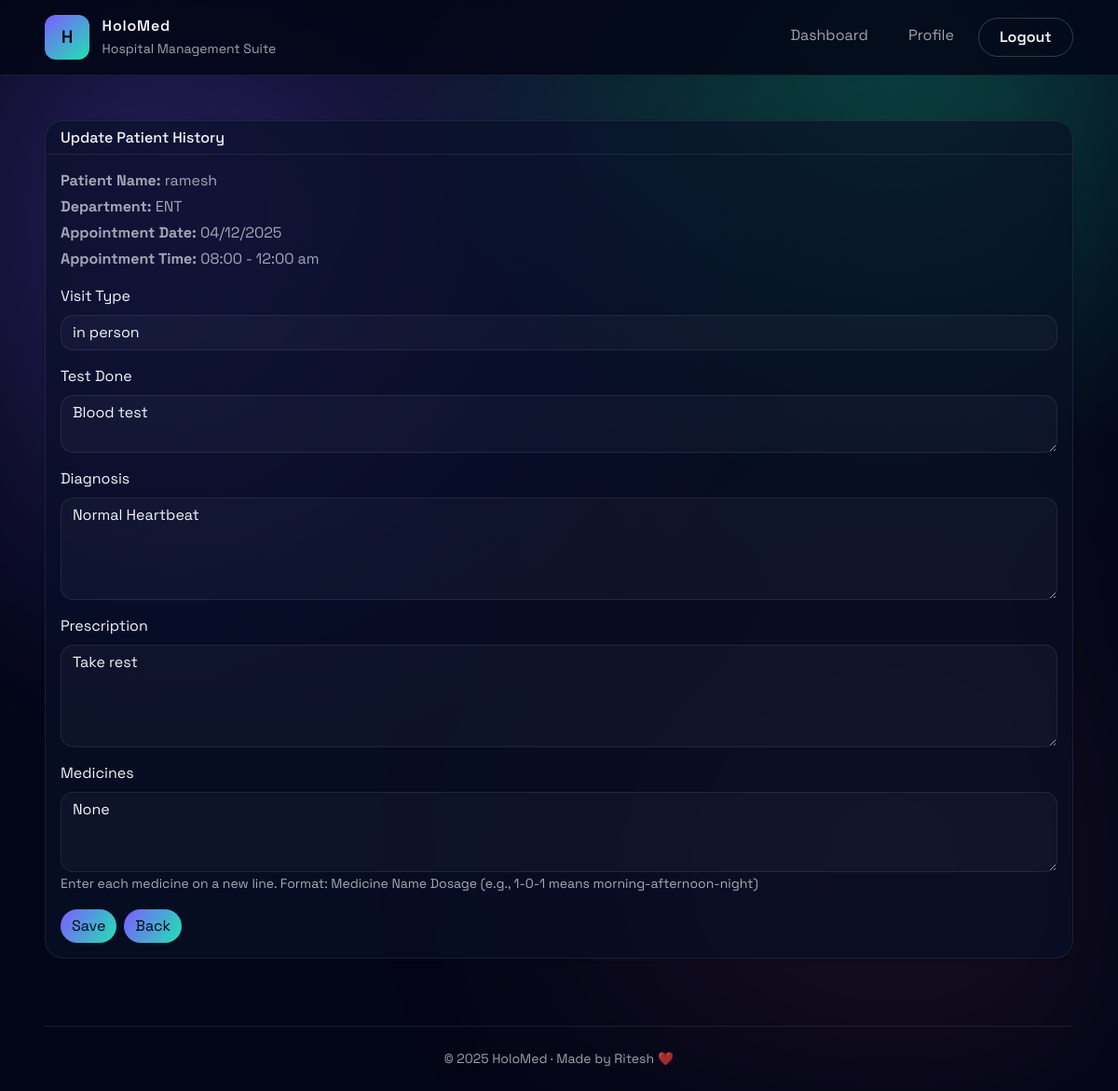
The app's page /doctor/patients/7 (signed in) with its own data.
### app.py (models this page shows, shortened)
class User(db.Model):
    id = db.Column(db.Integer, primary_key=True)
    role = db.Column(db.String(20), nullable=False)
    full_name = db.Column(db.String(120), nullable=False)
    email = db.Column(db.String(120), unique=True, nullable=False)
    phone = db.Column(db.String(50))
    password_hash = db.Column(db.String(255), nullable=False)
    specialization = db.Column(db.String(120))
    experience_years = db.Column(db.Integer)
    bio = db.Column(db.Text)
    department_id = db.Column(db.Integer, db.ForeignKey("department.id"))
    is_active = db.Column(db.Boolean, default=True)
    is_blacklisted = db.Column(db.Boolean, default=False)
    created_at = db.Column(db.DateTime, default=datetime.utcnow)
    appointments_as_patient = db.relationship(
        "Appointment", foreign_keys="Appointment.patient_id", backref="patient", lazy=True
    )
    appointments_as_doctor = db.relationship(
        "Appointment", foreign_keys="Appointment.doctor_id", backref="doctor", lazy=True
    )

class Department(db.Model):
    id = db.Column(db.Integer, primary_key=True)
    name = db.Column(db.String(100), unique=True, nullable=False)
    description = db.Column(db.Text, nullable=True)
    doctors = db.relationship("User", backref="department", lazy=True)

class Appointment(db.Model):
    id = db.Column(db.Integer, primary_key=True)
    patient_id = db.Column(db.Integer, db.ForeignKey("user.id"), nullable=False)
    doctor_id = db.Column(db.Integer, db.ForeignKey("user.id"), nullable=False)
    appointment_date = db.Column(db.Date, nullable=False)
    slot_label = db.Column(db.String(50), nullable=False)
    status = db.Column(db.String(20), default="Booked")
    reason = db.Column(db.Text)
    created_at = db.Column(db.DateTime, default=datetime.utcnow)
    updated_at = db.Column(db.DateTime, default=datetime.utcnow, onupdate=datetime.utcnow)
    cancelled_by = db.Column(db.String(20))

class TreatmentRecord(db.Model):
    id = db.Column(db.Integer, primary_key=True)
    appointment_id = db.Column(db.Integer, db.ForeignKey("appointment.id"), unique=True, nullable=False)
    visit_type = db.Column(db.String(50))
    test_done = db.Column(db.Text)
    diagnosis = db.Column(db.Text)
    prescription = db.Column(db.Text)
    medicines = db.Column(db.Text)
    notes = db.Column(db.Text)
    updated_at = db.Column(db.DateTime, default=datetime.utcnow, onupdate=datetime.utcnow)
    appointment = db.relationship(
        "Appointment",
        backref=db.backref("treatment_record", uselist=False, lazy=True),
        lazy=True,
    )

### app.py (the view, shortened to what this page needs)
@app.route("/doctor/patients/<int:appointment_id>", methods=["GET", "POST"])
@login_required(role="doctor")
def doctor_patient_history(appointment_id):
    appointment = Appointment.query.filter_by(id=appointment_id, doctor_id=g.user.id).first_or_404()
    from sqlalchemy.orm import joinedload
    history = (
        Appointment.query.filter_by(patient_id=appointment.patient_id, doctor_id=g.user.id)
        .join(TreatmentRecord, Appointment.id == TreatmentRecord.appointment_id)
        .options(joinedload(Appointment.treatment_record))
        .order_by(Appointment.appointment_date.desc())
        .all()
    )
    return render_template("doctor/patient_history.html", appointment=appointment, history=history)

### app.py (called while the page is built)
def get_current_user():
    user_id = session.get("user_id")
    if user_id:
        return User.query.get(user_id)
    return None

def login_required(role=None):
    def decorator(fn):
        @wraps(fn)
        def wrapper(*args, **kwargs):
            if not g.user:
                flash("Please log in to continue.", "warning")
                return redirect(url_for("login"))
            if role and g.user.role != role:
                flash("You are not authorized to view this page.", "danger")
                return redirect(url_for("dashboard"))
            return fn(*args, **kwargs)
        return wrapper
    return decorator

@app.before_request
def load_user():
    g.user = get_current_user()

@app.context_processor
def inject_helpers():
    def format_date(value):
        return value.strftime("%d %b %Y")
    return {
        "format_date": format_date,
        "today": date.today,
        "datetime": datetime,
        "timedelta": timedelta,
    }

### templates/doctor/patient_history.html (shortened to what this page needs)
{% extends "base.html" %}
{% block content %}
  <div class="card shadow-sm mb-4">
    <div class="card-header">
      <h2 class="h6 mb-0">Update Patient History</h2>
    </div>
    <div class="card-body">
      <div class="mb-3">
        <p class="mb-1"><strong>Patient Name:</strong> {{ appointment.patient.full_name }}</p>
        <p class="mb-1"><strong>Department:</strong> {{ appointment.doctor.department.name if appointment.doctor.department else 'General' }}</p>
        <p class="mb-1"><strong>Appointment Date:</strong> {{ appointment.appointment_date.strftime('%d/%m/%Y') }}</p>
        <p class="mb-3"><strong>Appointment Time:</strong> {{ appointment.slot_label }}</p>
      </div>
      <form method="post">
        <div class="mb-3">
          <label class="form-label">Visit Type</label>
          <input type="text" name="visit_type" class="form-control" value="{{ appointment.treatment_record.visit_type if appointment.treatment_record else '' }}" placeholder="e.g., In-person, Follow-up">
        </div>
        <div class="mb-3">
          <label class="form-label">Test Done</label>
          <textarea name="test_done" class="form-control" rows="2" placeholder="List tests performed">{{ appointment.treatment_record.test_done if appointment.treatment_record else '' }}</textarea>
        </div>
        <div class="mb-3">
          <label class="form-label">Diagnosis</label>
          <textarea name="diagnosis" class="form-control" rows="4" placeholder="Enter diagnosis...">{{ appointment.treatment_record.diagnosis if appointment.treatment_record else '' }}</textarea>
        </div>
        <div class="mb-3">
          <label class="form-label">Prescription</label>
          <textarea name="prescription" class="form-control" rows="4" placeholder="Enter prescription details...">{{ appointment.treatment_record.prescription if appointment.treatment_record else '' }}</textarea>
        </div>
        <div class="mb-3">
          <label class="form-label">Medicines</label>
          <textarea name="medicines" class="form-control" rows="3" placeholder="Medicine 1 1-0-1&#10;Medicine 2 0-1-1&#10;Medicine 3 1-0-0">{{ appointment.treatment_record.medicines if appointment.treatment_record else '' }}</textarea>
          <small class="text-muted">Enter each medicine on a new line. Format: Medicine Name Dosage (e.g., 1-0-1 means morning-afternoon-night)</small>
        </div>
        <div class="d-flex gap-2">
          <button type="submit" class="btn btn-primary">Save</button>
          <a href="{{ url_for('dashboard') }}" class="btn btn-secondary">Back</a>
        </div>
      </form>
    </div>
  </div>
{% endblock %}

### static/css/styles.css (style rules this page uses)
:root { --hms-bg: #030617; --hms-panel: rgba(9, 16, 40, 0.65); --hms-outline: rgba(255, 255, 255, 0.08); --hms-primary: #7c5dff; --hms-secondary: #20e3b2; --hms-text: #f4f6fb; --hms-muted: rgba(244, 246, 251, 0.65); }
body { font-family: "Space Grotesk", system-ui, -apple-system, BlinkMacSystemFont, "Segoe UI", sans-serif; color: var(--hms-text); background: radial-gradient(circle at 20% 20%, rgba(124, 93, 255, 0.15), transparent 45%), radial-gradient(circle at 80% 0%, rgba(32, 227, 178, 0.18), transparent 35%), var(--hms-bg); min-height: 100vh; margin: 0; }
* { font-family: inherit; }
h1, h2, h3, h4, h5, h6, p, span, div, a, button, label, input, select, textarea { font-family: "Space Grotesk", system-ui, -apple-system, BlinkMacSystemFont, "Segoe UI", sans-serif; }
.app-body { position: relative; overflow-x: hidden; }
.card, .stat-card, .department-tile { background: var(--hms-panel); border: 1px solid var(--hms-outline); border-radius: 1.25rem; box-shadow: 0 20px 60px rgba(0, 0, 0, 0.35); color: var(--hms-text); font-family: "Space Grotesk", system-ui, -apple-system, BlinkMacSystemFont, "Segoe UI", sans-serif; }
.card-body { color: var(--hms-text); font-family: "Space Grotesk", system-ui, -apple-system, BlinkMacSystemFont, "Segoe UI", sans-serif; }
.card-body p, .card-body .text-muted, .card-body .text-muted-50 { color: var(--hms-muted); font-family: "Space Grotesk", system-ui, -apple-system, BlinkMacSystemFont, "Segoe UI", sans-serif; }
.card-header { border-bottom: 1px solid var(--hms-outline); background: transparent; color: var(--hms-text); }
.card-header h2, .card-header h6, .card-header .h6 { color: var(--hms-text); font-family: "Space Grotesk", system-ui, -apple-system, BlinkMacSystemFont, "Segoe UI", sans-serif; }
.btn, .btn-primary { border-radius: 999px; border: none; background: linear-gradient(120deg, var(--hms-primary), var(--hms-secondary)); color: #050915; }
.form-control, .form-select, select, textarea { background: rgba(255, 255, 255, 0.03); border: 1px solid var(--hms-outline); color: var(--hms-text); border-radius: 0.85rem; }

### records on screen
User: patient.full_name "ramesh"
Department: doctor.department "ENT"
Appointment: appointment_date "04/12/2025", slot_label "08:00 - 12:00 am"
TreatmentRecord: visit_type "in person", test_done "Blood test", diagnosis "Normal Heartbeat", prescription "Take rest", medicines "None"
